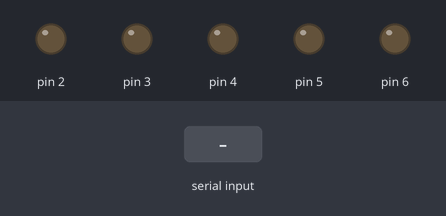
Simulated run of this sketch. Board: Arduino Uno, built with avr-gcc and run on an emulated ATmega328P. Parts: output pins drawn as LEDs (lit = HIGH). The test bench sets the inputs (shaded band).

Above: at 1.2 s.
1.3 s: "a" received over Serial
At 1.7 s:
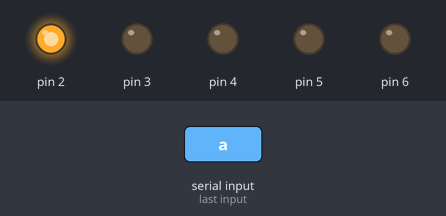
2.8 s: "b" received over Serial
At 4.0 s:
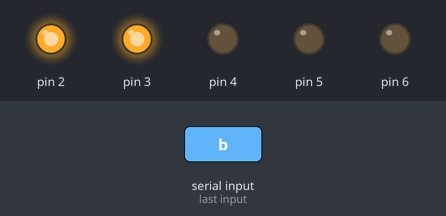
4.3 s: "c" received over Serial
At 5.1 s:
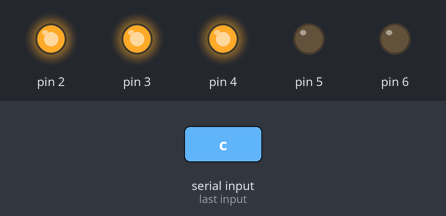
5.8 s: "d" received over Serial
At 6.3 s:
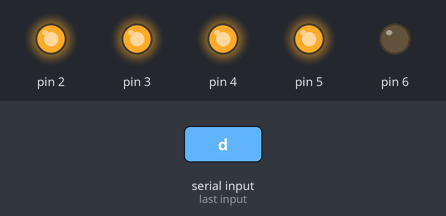
7.3 s: "e" received over Serial
At 8.6 s:
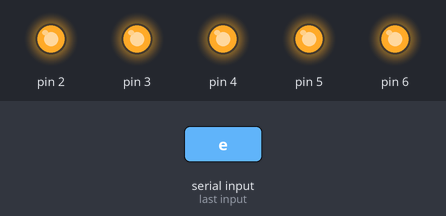
Timing chart, 0 to 9.8 s (numbered marks = the images above; inputs shaded):
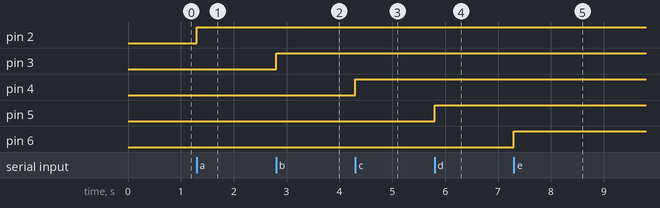

The sketch:

SwitchCase2.ino
```cpp
/*
 * SwitchCase2:显示如何根据串行端口中收到的字符执行不同的操作。
 */
void setup() {
  // 初始化串行口
  Serial.begin(9600);

  // 初始化 LED 引脚
  for(int ledPin = 2; ledPin < 7; ledPin++){
    pinMode(ledPin, OUTPUT);
    }
}

void loop() {
  // 读取串行口内容
  if (Serial.available() > 0){
    int inByte = Serial.read();

    switch(inByte){
      case 'a':
        digitalWrite(2, HIGH);
        break;
      case 'b':
        digitalWrite(3, HIGH);
        break;
      case 'c':
        digitalWrite(4, HIGH);
        break;
      case 'd':
        digitalWrite(5, HIGH);
        break;
      case 'e':
        digitalWrite(6, HIGH);
        break;
      default:
        // 熄灭所有的灯
        // 如果所有的 case 都没有匹配上，default 后面的代码就会被执行
        for(int ledPin = 2; ledPin < 7; ledPin++){
          digitalWrite(ledPin, LOW);
          }
        }
     }

}
```

Measured:
- after the input at 1.3 s, pin 2: LOW → HIGH at once
- after the input at 2.8 s, pin 3: LOW → HIGH at once
- after the input at 4.3 s, pin 4: LOW → HIGH at once
- after the input at 5.8 s, pin 5: LOW → HIGH at once
- after the input at 7.3 s, pin 6: LOW → HIGH at once
